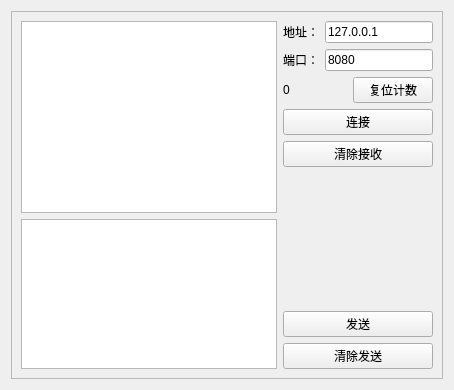
         <widget class="QWidget" name="TCPClientPage">
          <layout class="QHBoxLayout" name="horizontalLayout_8">
           <item>
            <widget class="QFrame" name="frame_2">
             <property name="frameShape">
              <enum>QFrame::StyledPanel</enum>
             </property>
             <property name="frameShadow">
              <enum>QFrame::Raised</enum>
             </property>
             <layout class="QHBoxLayout" name="horizontalLayout_24">
              <item>
               <layout class="QVBoxLayout" name="verticalLayout_16">
                <item>
                 <widget class="QTextBrowser" name="tcpClientReceiveBrowser"/>
                </item>
                <item>
                 <widget class="QTextEdit" name="tcpClientSendEdit">
                  <property name="maximumSize">
                   <size>
                    <width>16777215</width>
                    <height>150</height>
                   </size>
                  </property>
                 </widget>
                </item>
               </layout>
              </item>
              <item>
               <layout class="QVBoxLayout" name="verticalLayout_15">
                <item>
                 <layout class="QHBoxLayout" name="horizontalLayout_21">
                  <item>
                   <layout class="QVBoxLayout" name="verticalLayout_13">
                    <item>
                     <widget class="QLabel" name="label_4">
                      <property name="text">
                       <string>地址：</string>
                      </property>
                     </widget>
                    </item>
                    <item>
                     <widget class="QLabel" name="label_5">
                      <property name="text">
                       <string>端口：</string>
                      </property>
                     </widget>
                    </item>
                   </layout>
                  </item>
                  <item>
                   <layout class="QVBoxLayout" name="verticalLayout_14">
                    <item>
                     <widget class="QLineEdit" name="tcpClientHostLineEdit">
                      <property name="sizePolicy">
                       <sizepolicy hsizetype="Minimum" vsizetype="Fixed">
                        <horstretch>0</horstretch>
                        <verstretch>0</verstretch>
                       </sizepolicy>
                      </property>
                      <property name="text">
                       <string>127.0.0.1</string>
                      </property>
                     </widget>
                    </item>
                    <item>
                     <widget class="QLineEdit" name="tcpClientPortLineEdit">
                      <property name="sizePolicy">
                       <sizepolicy hsizetype="Minimum" vsizetype="Fixed">
                        <horstretch>0</horstretch>
                        <verstretch>0</verstretch>
                       </sizepolicy>
                      </property>
                      <property name="text">
                       <string>8080</string>
                      </property>
                     </widget>
                    </item>
                   </layout>
                  </item>
                 </layout>
                </item>
                <item>
                 <layout class="QHBoxLayout" name="horizontalLayout_20">
                  <item>
                   <widget class="QLabel" name="tcpClientReceiveLength">
                    <property name="text">
                     <string>0</string>
                    </property>
                   </widget>
                  </item>
                  <item>
                   <widget class="QPushButton" name="tcpClientResetLengthButton">
                    <property name="text">
                     <string>复位计数</string>
                    </property>
                   </widget>
                  </item>
                 </layout>
                </item>
                <item>
                 <widget class="QPushButton" name="tcpClientConnectButton">
                  <property name="text">
                   <string>连接</string>
                  </property>
                 </widget>
                </item>
                <item>
                 <widget class="QPushButton" name="tcpClientClearReceiveButton">
                  <property name="text">
                   <string>清除接收</string>
                  </property>
                 </widget>
                </item>
                <item>
                 <spacer name="verticalSpacer_6">
                  <property name="orientation">
                   <enum>Qt::Vertical</enum>
                  </property>
                  <property name="sizeHint" stdset="0">
                   <size>
                    <width>20</width>
                    <height>40</height>
                   </size>
                  </property>
                 </spacer>
                </item>
                <item>
                 <layout class="QVBoxLayout" name="verticalLayout_12">
                  <item>
                   <widget class="QPushButton" name="tcpClientSendButton">
                    <property name="maximumSize">
                     <size>
                      <width>16777215</width>
                      <height>16777215</height>
                     </size>
                    </property>
                    <property name="text">
                     <string>发送</string>
                    </property>
                   </widget>
                  </item>
                  <item>
                   <widget class="QPushButton" name="tcpClearSendButton">
                    <property name="text">
                     <string>清除发送</string>
                    </property>
                   </widget>
                  </item>
                 </layout>
                </item>
               </layout>
              </item>
             </layout>
            </widget>
           </item>
          </layout>
         </widget>
